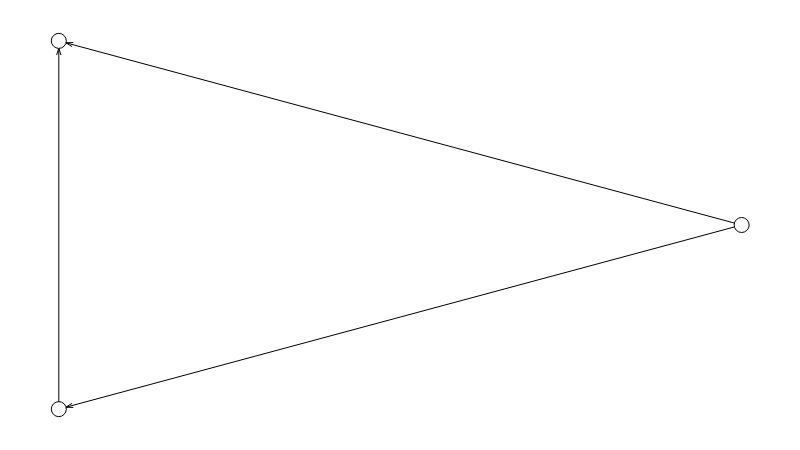

The cell this chart's notebook holds for it:
### Code cell
g = fm.load('test_data/test4.gml')
g.set_all_nodes(size=15, labpos='hover')
g.move('kamada_kawai')
g.draw()

### Figure 1 — Plotly figure (JSON) as saved in the notebook; plotly's stock layout.template omitted (floating-point values rounded to 4 significant figures)
{"data": [{"hoverinfo": "none", "line": {"color": "rgb(127, 127, 127)", "dash": "solid", "width": 0}, "mode": "lines", "type": "scatter", "x": [0.3333, 0.3333, null, 0, 1, null], "y": [0, 1, null, 0.5, 0.5, null]}, {"hoverinfo": "none", "line": {"color": "rgb(0, 0, 0)", "dash": "solid", "width": 1}, "mode": "lines", "type": "scatter", "x": [1, 0, null, 0.01039, 0.01948, null, 0.01039, 0.02116, null, 1, 6.72e-08, null, 0.01039, 0.02116, null, 0.01039, 0.01948, null, 6.72e-08, 0, null, 1.323e-09, -0.003184, null, 1.323e-09, 0.003184, null], "y": [0.5, 1, null, 0.9948, 0.9842, null, 0.9948, 0.9954, null, 0.5, 0, null, 0.005197, 0.004551, null, 0.005197, 0.01577, null, 0, 1, null, 0.9803, 0.9615, null, 0.9803, 0.9615, null]}, {"hoverinfo": "text", "marker": {"color": "rgb(255, 255, 255)", "line": {"color": "rgb(0, 0, 0)", "width": 1}, "size": 15, "symbol": "circle"}, "mode": "markers", "text": ["0", "1", "2"], "textfont": {"color": "rgb(0, 0, 0)"}, "textposition": "middle center", "type": "scatter", "x": [1, 0, 6.72e-08], "y": [0.5, 1, 0]}, {"hoverinfo": "none", "mode": "text", "text": [], "textfont": {"color": "rgb(255, 255, 255)"}, "textposition": "middle center", "type": "scatter", "x": [], "y": []}, {"hoverinfo": "none", "mode": "text", "text": [null, null, null], "textfont": {"color": "rgb(0, 0, 0)"}, "textposition": "middle center", "type": "scatter", "x": [1, 0, 6.72e-08], "y": [0.5, 1, 0]}, {"hoverinfo": "none", "mode": "text", "text": [null, null, null], "textfont": {"color": "rgb(0, 0, 0)"}, "textposition": "middle center", "type": "scatter", "x": [0.4962, 0.5038, -0.01437], "y": [0.7247, 0.2247, 0.5]}, {"hoverinfo": "none", "marker": {"color": "rgba(255, 255, 255, 0)", "line": {"color": "rgba(255, 255, 255, 0)", "width": 0}, "size": 0, "symbol": "circle"}, "mode": "markers", "type": "scatter", "x": [0.5, 0, 1, 0.5], "y": [0, 0.5, 0.5, 1]}], "layout": {"height": 450, "hovermode": "closest", "margin": {"b": 10, "l": 10, "r": 10, "t": 10}, "plot_bgcolor": "rgb(255, 255, 255)", "showlegend": false, "width": 800, "xaxis": {"fixedrange": true, "showgrid": false, "showticklabels": false, "zeroline": false}, "yaxis": {"fixedrange": true, "showgrid": false, "showticklabels": false, "zeroline": false}}}
